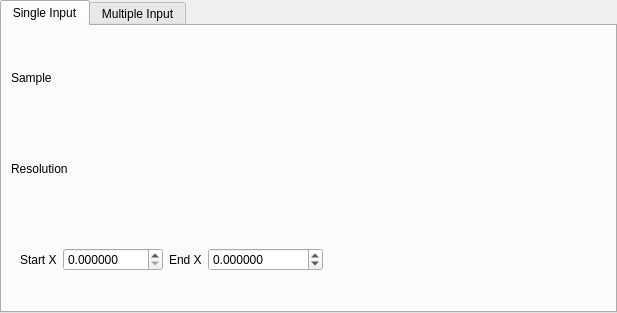
<?xml version="1.0" encoding="UTF-8"?>
<ui version="4.0">
 <class>IndirectFitDataForm</class>
 <widget class="QTabWidget" name="IndirectFitDataForm">
  <property name="geometry">
   <rect>
    <x>0</x>
    <y>0</y>
    <width>617</width>
    <height>313</height>
   </rect>
  </property>
  <property name="sizePolicy">
   <sizepolicy hsizetype="Expanding" vsizetype="Expanding">
    <horstretch>0</horstretch>
    <verstretch>1</verstretch>
   </sizepolicy>
  </property>
  <property name="windowTitle">
   <string>TabWidget</string>
  </property>
  <property name="tabPosition">
   <enum>QTabWidget::North</enum>
  </property>
  <property name="tabShape">
   <enum>QTabWidget::Rounded</enum>
  </property>
  <property name="currentIndex">
   <number>0</number>
  </property>
  <property name="elideMode">
   <enum>Qt::ElideLeft</enum>
  </property>
  <widget class="QWidget" name="loSingleInput">
   <attribute name="title">
    <string>Single Input</string>
   </attribute>
   <layout class="QGridLayout" name="gridLayout" columnstretch="0,0">
    <item row="1" column="1">
     <widget class="MantidQt::MantidWidgets::DataSelector" name="dsResolution" native="true">
      <property name="autoLoad" stdset="0">
       <bool>true</bool>
      </property>
      <property name="ShowGroups" stdset="0">
       <bool>false</bool>
      </property>
      <property name="showLoad" stdset="0">
       <bool>false</bool>
      </property>
     </widget>
    </item>
    <item row="1" column="0">
     <widget class="QLabel" name="lbResolution">
      <property name="text">
       <string>Resolution</string>
      </property>
     </widget>
    </item>
    <item row="0" column="1">
     <widget class="MantidQt::MantidWidgets::DataSelector" name="dsSample" native="true">
      <property name="autoLoad" stdset="0">
       <bool>true</bool>
      </property>
      <property name="ShowGroups" stdset="0">
       <bool>false</bool>
      </property>
      <property name="showLoad" stdset="0">
       <bool>false</bool>
      </property>
     </widget>
    </item>
    <item row="0" column="0">
     <widget class="QLabel" name="lbSample">
      <property name="text">
       <string>Sample</string>
      </property>
     </widget>
    </item>
    <item row="2" column="0">
     <widget class="QWidget" name="wgtStartEnd" native="true">
      <property name="enabled">
       <bool>true</bool>
      </property>
      <layout class="QHBoxLayout" name="horizontalLayout_3">
       <item>
        <widget class="QLabel" name="label">
         <property name="text">
          <string>Start X</string>
         </property>
        </widget>
       </item>
       <item>
        <widget class="QDoubleSpinBox" name="dsbStartX">
         <property name="minimumSize">
          <size>
           <width>100</width>
           <height>0</height>
          </size>
         </property>
         <property name="decimals">
          <number>6</number>
         </property>
        </widget>
       </item>
       <item>
        <widget class="QLabel" name="label_2">
         <property name="text">
          <string>End X</string>
         </property>
        </widget>
       </item>
       <item>
        <widget class="QDoubleSpinBox" name="dsbEndX">
         <property name="minimumSize">
          <size>
           <width>100</width>
           <height>0</height>
          </size>
         </property>
         <property name="decimals">
          <number>6</number>
         </property>
         <property name="minimum">
          <double>-1000000000.000000000000000</double>
         </property>
         <property name="maximum">
          <double>1000000000.000000000000000</double>
         </property>
        </widget>
       </item>
       <item>
        <spacer name="horizontalSpacer_2">
         <property name="orientation">
          <enum>Qt::Horizontal</enum>
         </property>
         <property name="sizeHint" stdset="0">
          <size>
           <width>40</width>
           <height>20</height>
          </size>
         </property>
        </spacer>
       </item>
      </layout>
     </widget>
    </item>
   </layout>
  </widget>
  <widget class="QWidget" name="tab">
   <attribute name="title">
    <string>Multiple Input</string>
   </attribute>
   <layout class="QHBoxLayout" name="horizontalLayout">
    <item>
     <widget class="QTableWidget" name="tbFitData">
      <property name="minimumSize">
       <size>
        <width>0</width>
        <height>0</height>
       </size>
      </property>
     </widget>
    </item>
    <item>
     <layout class="QVBoxLayout" name="loDataControl">
      <property name="rightMargin">
       <number>0</number>
      </property>
      <item>
       <widget class="QPushButton" name="pbAdd">
        <property name="text">
         <string>Add Workspace</string>
        </property>
       </widget>
      </item>
      <item>
       <widget class="QPushButton" name="pbRemove">
        <property name="text">
         <string>Remove</string>
        </property>
       </widget>
      </item>
     </layout>
    </item>
   </layout>
  </widget>
 </widget>
 <customwidgets>
  <customwidget>
   <class>MantidQt::MantidWidgets::DataSelector</class>
   <extends>QWidget</extends>
   <header>MantidQtWidgets/Common/DataSelector.h</header>
  </customwidget>
 </customwidgets>
 <resources/>
 <connections/>
</ui>
